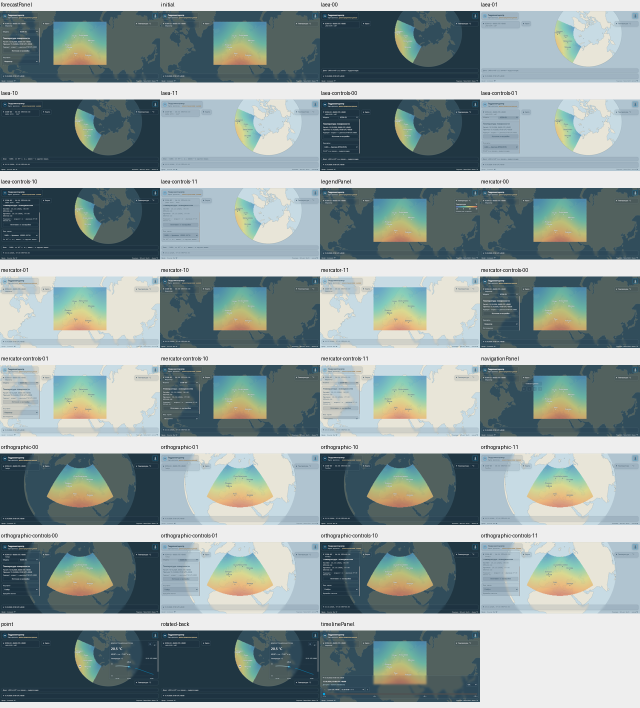
#> input picture docs/evidence/t24/visual-review/landscape-chrome2-1038x465.png, 1280 x 1416 px, given in place of projection-1440x900-mercator-system-dark.png, which was not available (shown at 1/2 size)
$ python montage.py
#> lines starting #> are read from the running program, lines starting #| are printed output that depends on the picture; pictures that were not available may be replaced by others from this repository, and a replacement may not be noted
from PIL import Image, ImageDraw
from pathlib import Path
out=Path('data/t24/visual-review');out.mkdir(parents=True,exist_ok=True)
for browser in ('final-chrome1','final-edge1'):
    for size in ('1440x900','390x844','360x740'):
        paths=[Path('data/reports/t24')/browser/f'projection-{size}-{mode}-{font}-{base}.png' for mode in ('mercator','orthographic','laea') for font in ('system','courier') for base in ('dark','light')]
        tw,th=(360,225) if size=='1440x900' else (180,390)
        sheet=Image.new('RGB',(tw*4,(th+24)*3),'#eee');draw=ImageDraw.Draw(sheet)
#> after `sheet = Image.new('RGB', (tw * 4, (th + 24) * 3), '#eee')`: sheet: PIL image 1440x747 RGB; every value is 238
        for i,p in enumerate(paths):
            image=Image.open(p).convert('RGB');image.thumbnail((tw,th))
#> further down, image is the input picture: PIL image 1280x1416 RGB; mean R, G, B 141.9, 156.5, 157
#> after `image.thumbnail((tw, th))`:
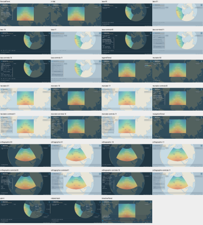
#> image: PIL image 203x225 RGB; mean R, G, B 141.9, 156.5, 156.9
            x=(i%4)*tw;y=(i//4)*(th+24)
            sheet.paste(image,(x,y+24));draw.text((x+2,y+4),p.stem.split(size+'-')[1],fill='black')
#> after `sheet.paste(image, (x, y + 24))`:
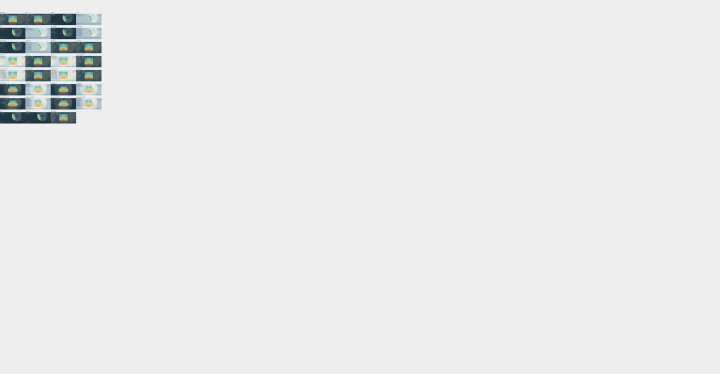
#> sheet: PIL image 1440x747 RGB (shown at 1/2 size); mean R, G, B 233.9, 234.5, 234.6
#> (the run stopped early here; a loop or call above may not have finished)

$ run again, on docs/evidence/t24/visual-review/mobile-revision-chrome3-1440x900.png
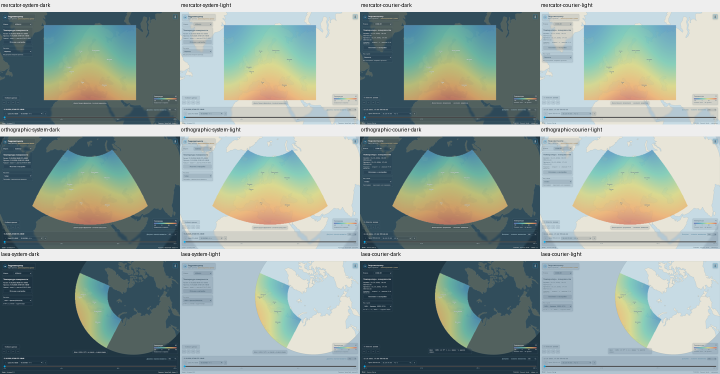
#> input picture docs/evidence/t24/visual-review/mobile-revision-chrome3-1440x900.png, 1440 x 747 px, given in place of projection-1440x900-mercator-system-dark.png, which was not available (shown at 1/2 size)
#> image is the input picture: PIL image 1440x747 RGB; mean R, G, B 145.6, 161.1, 156.3
#> `image.thumbnail((tw, th))`:
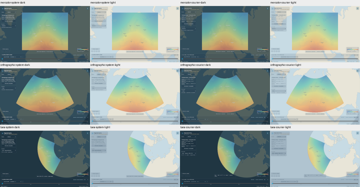
#> image: PIL image 360x187 RGB; mean R, G, B 145.7, 161.2, 156.4
#> `sheet.paste(image, (x, y + 24))`:
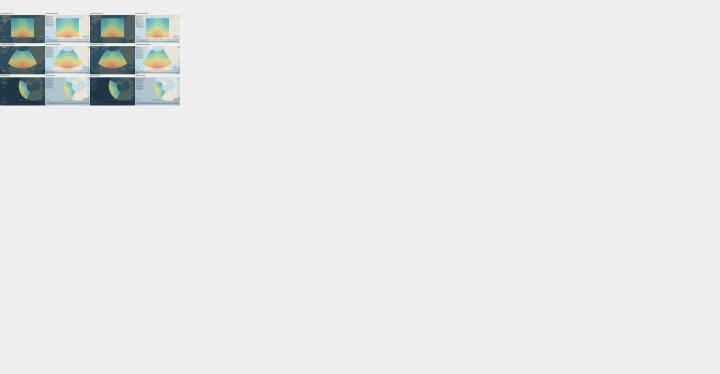
#> sheet: PIL image 1440x747 RGB (shown at 1/2 size); mean R, G, B 232.2, 233.2, 232.9

$ run again, on docs/evidence/t24/visual-review/mobile-revision-chrome3-360x740.png
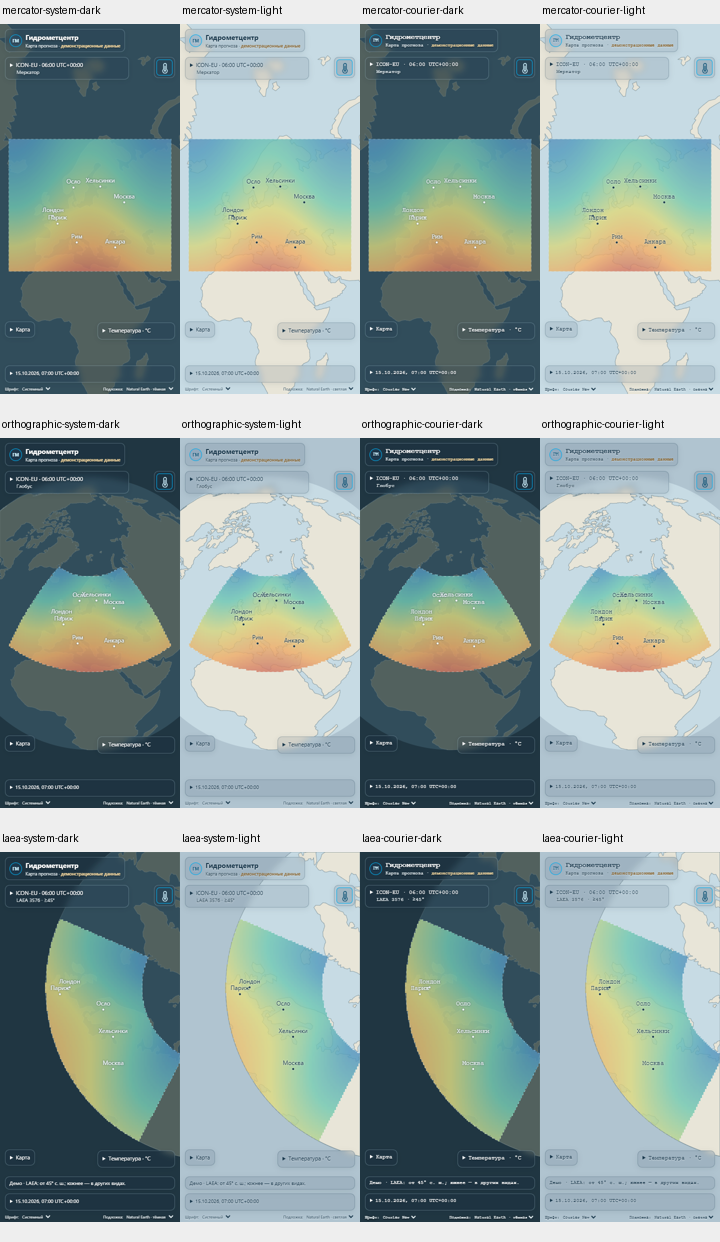
#> input picture docs/evidence/t24/visual-review/mobile-revision-chrome3-360x740.png, 720 x 1242 px, given in place of projection-1440x900-mercator-system-dark.png, which was not available
#> image is the input picture: PIL image 720x1242 RGB; mean R, G, B 142.4, 160.6, 157.6
#> `image.thumbnail((tw, th))`:
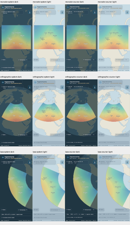
#> image: PIL image 130x225 RGB; mean R, G, B 142.5, 160.7, 157.7
#> `sheet.paste(image, (x, y + 24))`:
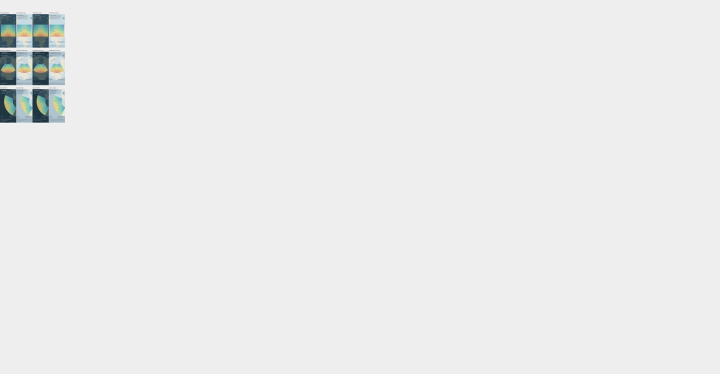
#> sheet: PIL image 1440x747 RGB (shown at 1/2 size); mean R, G, B 235.4, 235.9, 235.8
